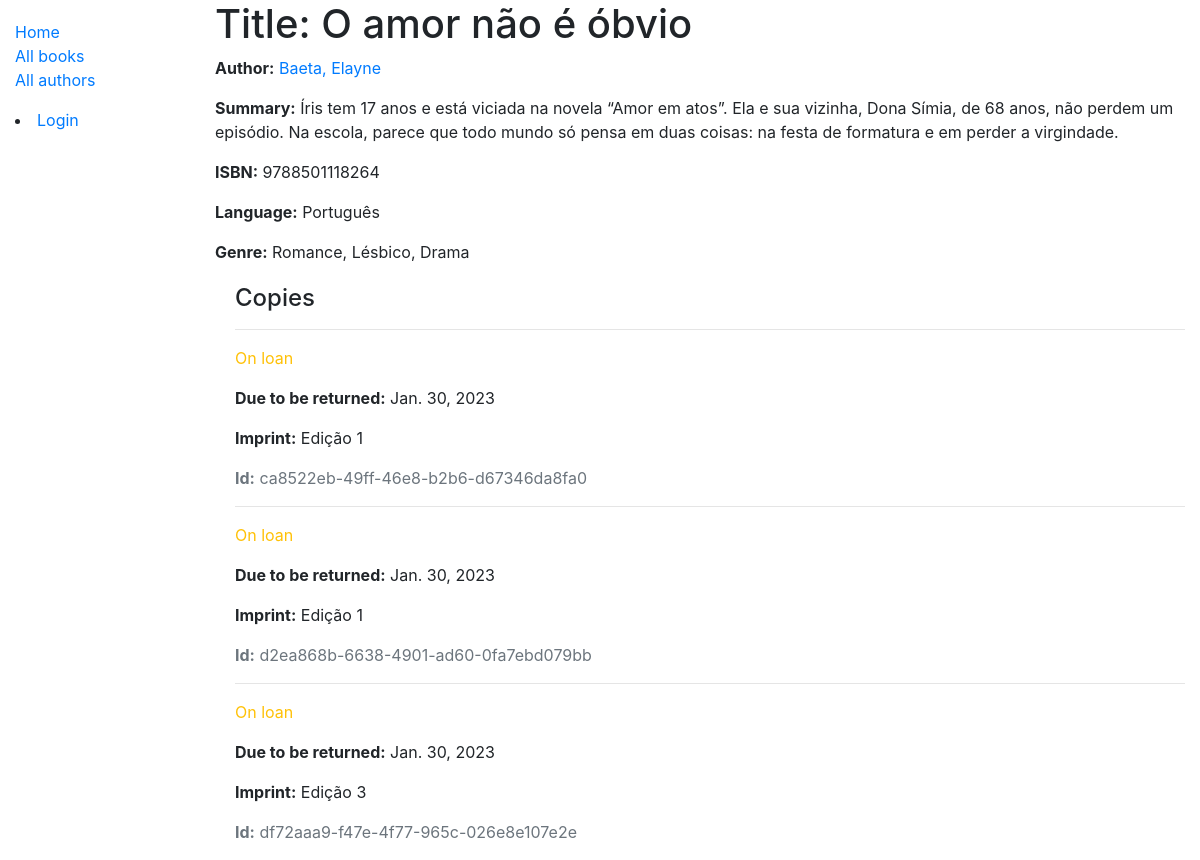
/catalog/book/1, run on the app's committed database.
### catalog/models.py (models this page shows, shortened)
class Book(models.Model):
    title = models.CharField(max_length=200)
    author = models.ForeignKey('Author', on_delete=models.SET_NULL, null=True)
    summary = models.TextField(max_length=1000, help_text='Enter a brief description of the book')
    isbn = models.CharField('ISBN', max_length=13, help_text='13 Character <a href="https://www.isbn-international.org/content/what-isbn">ISBN number</a>')
    language = models.ForeignKey('Language', on_delete=models.SET_NULL, null=True)
    genre = models.ManyToManyField(Genre, help_text='Select a genre for this book')
    def display_genre(self):
        """create a string for the genre. this is required to display genre in admin."""
        return ', '.join(genre.name for genre in self.genre.all()[:3])
    display_genre.short_description = 'Genre'

class Author(models.Model):
    first_name = models.CharField(max_length=100)
    last_name = models.CharField(max_length=100)
    date_of_birth = models.DateField(null=True, blank=True)
    date_of_death = models.DateField('died', null=True, blank=True)
    class Meta:
        ordering = ['last_name', 'first_name']
    def __str__(self):
        return f'{self.last_name}, {self.first_name}'

class Language(models.Model):
    language = models.CharField(max_length=50, help_text='Enter a language of the book (e.g Portuguese)')
    def __str__(self):
        return self.language

class Genre(models.Model):
    name = models.CharField(max_length=200, help_text='Enter a book genre (e.g. Science Fiction)')
    def __str__(self):
        return self.name

class BookInstance(models.Model):
    id = models.UUIDField(primary_key=True, default=uuid.uuid4, help_text='Unique ID for this particular book across whole library')
    book = models.ForeignKey('Book', on_delete=models.SET_NULL, null=True)
    imprint = models.CharField(max_length=200)
    due_back = models.DateField(null=True, blank=True)
    borrower = models.ForeignKey(User, on_delete=models.SET_NULL, null=True, blank=True)
    LOAN_STATUS = (
        ('m', 'Maintenance'),
        ('o', 'On loan'),
        ('a', 'Available'),
        ('r', 'Reserved'),
    )
    status = models.CharField(
        max_length=1,
        choices=LOAN_STATUS,
        blank=True,
        default='m',
        help_text='Book availability',
    )
    class Meta:
        ordering = ['due_back']
        permissions = (("can_mark_returned", "Set book as returned"),)

### catalog/views.py (the view)
# urls.py: path('book/<int:pk>', views.BookDetailView.as_view(), name='book-detail'),
class BookDetailView(generic.DetailView):
    model = Book

### catalog/templates/catalog/book_detail.html
{% extends "base_generic.html" %}
{% block content %}
  <h1>Title: {{ book.title }}</h1>
  <p><strong>Author:</strong> <a href="{% url 'author-detail' book.author.pk %}">{{ book.author }}</a></p>
  <p><strong>Summary:</strong> {{ book.summary }}</p>
  <p><strong>ISBN:</strong> {{ book.isbn }}</p>
  <p><strong>Language:</strong> {{ book.language }}</p>
  <p><strong>Genre:</strong> {% for genre in book.genre.all %} {{ genre }}{% if not forloop.last %}, {% endif %}{% endfor %}</p>
  <div style="margin-left:20px;margin-top:20px">
    <h4>Copies</h4>
    {% for copy in book.bookinstance_set.all %}
      <hr>
      <p class="{% if copy.status == 'a' %}text-success{% elif copy.status == 'm' %}text-danger{% else %}text-warning{% endif %}">{{ copy.get_status_display }}</p>
      {% if copy.status != 'a' %}
        <p><strong>Due to be returned:</strong> {{copy.due_back}}</p>
      {% endif %}
      <p><strong>Imprint:</strong> {{copy.imprint}}</p>
      <p class="text-muted"><strong>Id:</strong> {{copy.id}}</p>
    {% endfor %}
  </div>
{% endblock %}

### catalog/templates/base_generic.html (shortened to what this page needs)
<!DOCTYPE html>
<html lang="en">
<head>
  <link rel="stylesheet" href="https://stackpath.bootstrapcdn.com/bootstrap/4.1.3/css/bootstrap.min.css">
  {% load static %}
  <link rel="stylesheet" href="{% static 'css/styles.css' %}">
</head>
<body>
  <div class="container-fluid">
    <div class="row">
      <div class="col-sm-2">
      {% block sidebar %}
        <ul class="sidebar-nav">
          <li><a href="{% url 'index' %}">Home</a></li>
          <li><a href="{% url 'books' %}">All books</a></li>
          <li><a href="{% url 'author' %}">All authors</a></li>
        </ul>
         {% if user.is_authenticated %}
           <li>User: {{ user.get_username }}</li>
           <li><a href="{% url 'my-borrowed' %}">My Borrowed</a></li>
           <li><a href="{% url 'logout'%}?next={{request.path}}">Logout</a></li>
         {% else %}
           <li><a href="{% url 'login'%}?next={{request.path}}">Login</a></li>
         {% endif %}
      {% endblock %}
      </div>
      <div class="col-sm-10 ">{% block content %}{% endblock %}
      </div>
    </div>
  </div>
</body>
</html>

### catalog/static/css/styles.css (style rules this page uses)
.sidebar-nav { margin-top: 20px; padding: 0; list-style: none; }

### data on the page
Book: title "O amor não é óbvio", author "Baeta, Elayne", summary "Íris tem 17 anos e está viciada na novela “Amor em atos”. Ela e sua vizinha, Dona Símia, de 68 anos, não perdem um episódio. Na escola, parece que todo mundo só pensa em duas coisas: na festa de formatura e em perder a virgindade.", isbn "9788501118264", language "Português"
Genre: name "Romance"
Genre: name "Lésbico"
Genre: name "Drama"
BookInstance: status "On loan", due_back "Jan. 30, 2023", imprint "Edição 1", id "ca8522eb-49ff-46e8-b2b6-d67346da8fa0"
BookInstance: status "On loan", due_back "Jan. 30, 2023", imprint "Edição 1", id "d2ea868b-6638-4901-ad60-0fa7ebd079bb"
BookInstance: status "On loan", due_back "Jan. 30, 2023", imprint "Edição 3", id "df72aaa9-f47e-4f77-965c-026e8e107e2e"
